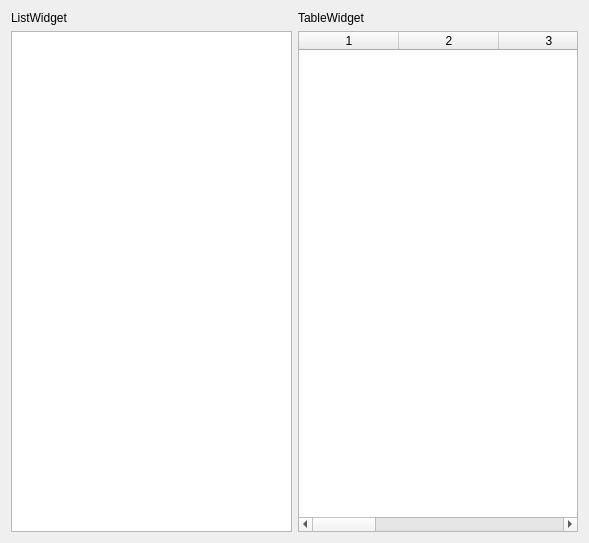
<?xml version="1.0" encoding="UTF-8"?>
<ui version="4.0">
 <class>Widget</class>
 <widget class="QWidget" name="Widget">
  <property name="geometry">
   <rect>
    <x>0</x>
    <y>0</y>
    <width>589</width>
    <height>543</height>
   </rect>
  </property>
  <property name="windowTitle">
   <string>Widget</string>
  </property>
  <layout class="QVBoxLayout" name="verticalLayout">
   <item>
    <layout class="QHBoxLayout" name="horizontalLayout_2">
     <item>
      <widget class="QLabel" name="labelListWidget">
       <property name="text">
        <string>ListWidget</string>
       </property>
      </widget>
     </item>
     <item>
      <widget class="QLabel" name="labelTableWidget">
       <property name="text">
        <string>TableWidget</string>
       </property>
      </widget>
     </item>
    </layout>
   </item>
   <item>
    <layout class="QHBoxLayout" name="horizontalLayout">
     <item>
      <widget class="QListWidget" name="listWidget"/>
     </item>
     <item>
      <widget class="QTableWidget" name="tableWidget">
       <property name="columnCount">
        <number>8</number>
       </property>
       <column/>
       <column/>
       <column/>
       <column/>
       <column/>
       <column/>
       <column/>
       <column/>
      </widget>
     </item>
    </layout>
   </item>
  </layout>
 </widget>
 <resources/>
 <connections/>
</ui>
